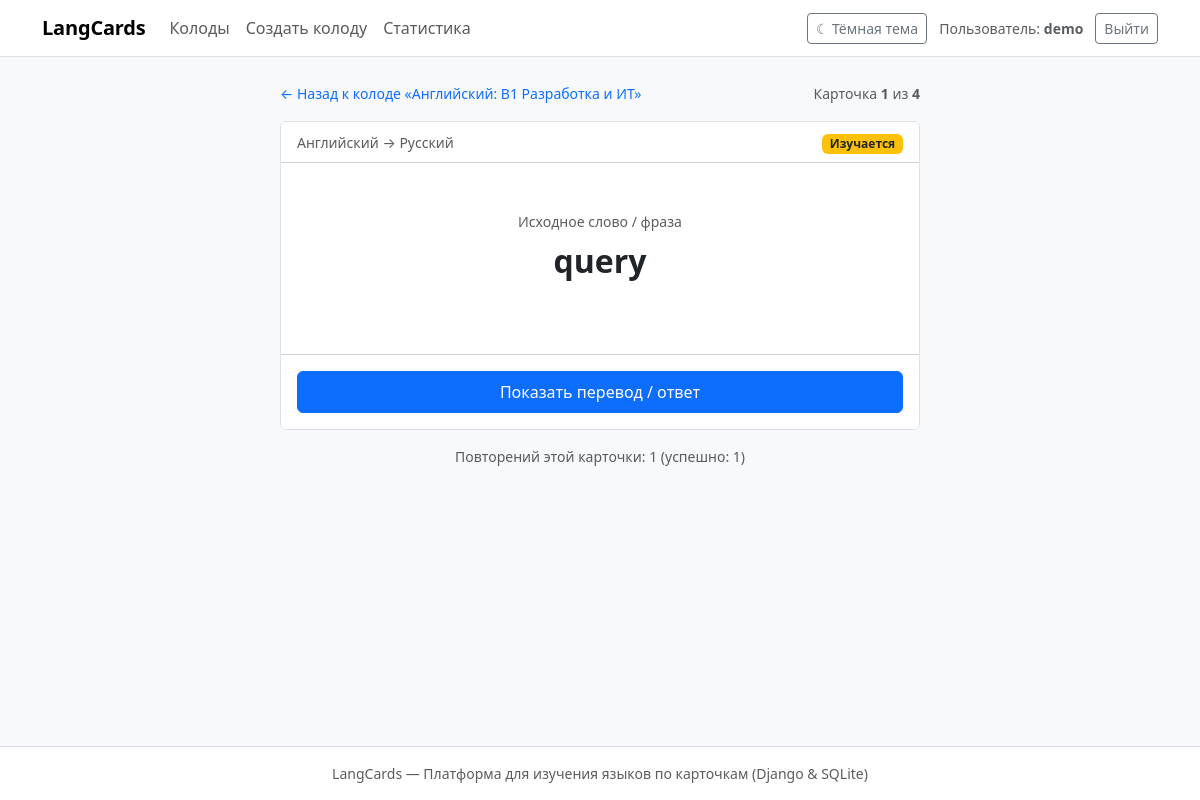
The page /decks/10/study/?restart=1 (signed in) on the database its author committed.
### cards/models.py (models this page shows, shortened)
class Deck(models.Model):
    title = models.CharField('Название колоды', max_length=150)
    source_language = models.CharField('Исходный язык', max_length=60, default='Английский')
    target_language = models.CharField('Изучаемый язык', max_length=60, default='Русский')
    owner = models.ForeignKey(
        settings.AUTH_USER_MODEL,
        on_delete=models.CASCADE,
        related_name='decks',
        verbose_name='Владелец',
    )
    class Meta:
        verbose_name = 'Колода'
        verbose_name_plural = 'Колоды'
        ordering = ['-id']

class Card(models.Model):
    class Status(models.TextChoices):
        NEW = 'new', 'Новое'
        LEARNING = 'learning', 'Изучается'
        LEARNED = 'learned', 'Выучено'
    deck = models.ForeignKey(
        Deck,
        on_delete=models.CASCADE,
        related_name='cards',
        verbose_name='Колода',
    )
    front_text = models.CharField('Исходное слово / фраза', max_length=255)
    back_text = models.CharField('Перевод / толкование', max_length=255)
    example = models.TextField('Контекстный пример', blank=True)
    review_count = models.PositiveIntegerField('Количество повторений', default=0)
    success_count = models.PositiveIntegerField('Правильных ответов', default=0)
    status = models.CharField(
        'Статус',
        max_length=16,
        choices=Status.choices,
        default=Status.NEW,
    )
    last_reviewed_at = models.DateTimeField(
        'Дата последнего повторения',
        null=True,
        blank=True,
    )
    class Meta:
        verbose_name = 'Карточка'
        verbose_name_plural = 'Карточки'
        ordering = ['id']

### cards/views.py (the view, shortened to what this page needs)
# urls.py: path('decks/<int:pk>/study/', views.deck_study_view, name='deck_study'),
@login_required
def deck_study_view(request: HttpRequest, pk: int) -> HttpResponse:
    deck = get_object_or_404(Deck, pk=pk, owner=request.user)
    total_deck_cards = deck.cards.count()
    if total_deck_cards == 0:
        messages.warning(request, 'В этой колоде пока нет карточек. Добавьте хотя бы одну карточку.')
        return redirect('deck_detail', pk=deck.pk)
    queue_key = f'study_queue_{deck.pk}'
    total_key = f'study_total_{deck.pk}'
    stats_key = f'study_stats_{deck.pk}'
    if request.GET.get('restart') == '1' or queue_key not in request.session:
        queue = _init_study_session(request, deck)
    else:
        existing_ids = set(deck.cards.values_list('id', flat=True))
        queue = [cid for cid in request.session.get(queue_key, []) if cid in existing_ids]
        request.session[queue_key] = queue
    current_card_id = queue[0]
    card = get_object_or_404(Card, pk=current_card_id, deck=deck)
    total_in_session = max(request.session.get(total_key, len(queue)), len(queue))
    current_position = total_in_session - len(queue) + 1
    reveal = request.GET.get('reveal') == '1'
    return render(
        request,
        'cards/study.html',
        {
            'deck': deck,
            'card': card,
            'progress': card,
            'reveal': reveal,
            'current_position': current_position,
            'total_in_session': total_in_session,
            'remaining_count': len(queue),
        },
    )

### cards/views.py (called while the page is built)
def _init_study_session(request: HttpRequest, deck: Deck) -> list[int]:
    cards = list(deck.cards.all())
    priority_order = {
        Card.Status.LEARNING: 0,
        Card.Status.NEW: 1,
        Card.Status.LEARNED: 2,
    }
    sorted_cards = sorted(cards, key=lambda c: (priority_order.get(c.status, 1), c.id))
    queue = [c.id for c in sorted_cards]
    request.session[f'study_queue_{deck.pk}'] = queue
    request.session[f'study_total_{deck.pk}'] = len(queue)
    request.session[f'study_stats_{deck.pk}'] = {'remembered': 0, 'forgot': 0}
    request.session.modified = True
    return queue

### templates/cards/study.html (shortened to what this page needs)
{% extends 'base.html' %}
{% block content %}
<div class="study-card">
    <div class="d-flex justify-content-between align-items-center mb-3">
        <div>
            <a href="{% url 'deck_detail' deck.pk %}" class="text-decoration-none small">&larr; Назад к колоде «{{ deck.title }}»</a>
        </div>
        <div class="small text-muted">
            Карточка <strong>{{ current_position }}</strong> из <strong>{{ total_in_session }}</strong>
        </div>
    </div>
    <div class="card bg-white">
        <div class="card-header bg-white d-flex justify-content-between align-items-center py-2">
            <span class="small text-muted">{{ deck.source_language }} &rarr; {{ deck.target_language }}</span>
            <span>
                {% if progress.status == 'learned' %}
                    <span class="badge bg-success">{{ progress.get_status_display }}</span>
                {% elif progress.status == 'learning' %}
                    <span class="badge bg-warning text-dark">{{ progress.get_status_display }}</span>
                {% else %}
                    <span class="badge bg-secondary">{{ progress.get_status_display }}</span>
                {% endif %}
            </span>
        </div>
        <div class="card-body text-center py-5 px-4">
            <div class="text-muted small mb-2">Исходное слово / фраза</div>
            <div class="study-word mb-4">{{ card.front_text }}</div>
        </div>
        <div class="card-footer bg-white p-3">
            {% if not reveal %}
                <a href="{% url 'deck_study' deck.pk %}?reveal=1" class="btn btn-primary w-100 py-2">
                    Показать перевод / ответ
                </a>
            {% endif %}
        </div>
    </div>
    <div class="text-center text-muted small mt-3">
        Повторений этой карточки: {{ progress.review_count }} (успешно: {{ progress.success_count }})
    </div>
</div>
{% endblock %}

### templates/base.html (shortened to what this page needs)
{% load static %}
<!DOCTYPE html>
<html lang="ru" data-bs-theme="light">
<head>
    <link href="https://cdn.jsdelivr.net/npm/bootstrap@5.3.3/dist/css/bootstrap.min.css" rel="stylesheet">
    <link rel="stylesheet" href="{% static 'css/style.css' %}">
</head>
<body class="d-flex flex-column min-vh-100">
    <header class="navbar navbar-expand-lg border-bottom mb-4">
        <div class="container">
            <a class="navbar-brand" href="{% url 'dashboard' %}">LangCards</a>
            <div class="collapse navbar-collapse" id="mainNavbar">
                {% if user.is_authenticated %}
                <ul class="navbar-nav me-auto mb-2 mb-lg-0">
                    <li class="nav-item">
                        <a class="nav-link {% if request.resolver_match.url_name == 'dashboard' %}active fw-semibold{% endif %}" href="{% url 'dashboard' %}">Колоды</a>
                    </li>
                    <li class="nav-item">
                        <a class="nav-link {% if request.resolver_match.url_name == 'deck_create' %}active fw-semibold{% endif %}" href="{% url 'deck_create' %}">Создать колоду</a>
                    </li>
                    <li class="nav-item">
                        <a class="nav-link {% if request.resolver_match.url_name == 'stats' %}active fw-semibold{% endif %}" href="{% url 'stats' %}">Статистика</a>
                    </li>
                </ul>
                <div class="d-flex align-items-center gap-2">
                    <button type="button" id="themeToggleBtn" class="btn btn-outline-secondary btn-sm">
                    </button>
                    <span class="text-muted small mx-1">Пользователь: <strong>{{ user.username }}</strong></span>
                    <form method="post" action="{% url 'logout' %}" class="m-0">
                        <button type="submit" class="btn btn-outline-secondary btn-sm">Выйти</button>
                    </form>
                </div>
                {% endif %}
            </div>
        </div>
    </header>
    <main class="container pb-5 flex-grow-1">
        {% block content %}{% endblock %}
    </main>
    <footer class="border-top py-3 mt-auto">
        <div class="container text-center text-muted small">
            LangCards — Платформа для изучения языков по карточкам (Django &amp; SQLite)
        </div>
    </footer>
</body>
</html>

### static/css/style.css (style rules this page uses)
:root, [data-bs-theme="light"] { --app-bg: #f8f9fa; --surface-bg: #ffffff; --table-head-bg: #f8f9fa; }
body { background-color: var(--app-bg); color: var(--bs-body-color); font-family: system-ui, -apple-system, "Segoe UI", Roboto, "Helvetica Neue", Arial, sans-serif; }
.navbar, footer, .card, .card-header, .card-footer { background-color: var(--surface-bg) !important; }
.navbar-brand { font-weight: 600; letter-spacing: -0.01em; }
.card { border: 1px solid var(--bs-border-color); border-radius: 0.375rem; box-shadow: none; }
.study-card { max-width: 640px; margin: 0 auto; }
.study-word { font-size: 2rem; font-weight: 600; line-height: 1.3; }

### rows shown on the page
Deck: title "Английский: B1 Разработка и ИТ", source_language "Английский", target_language "Русский"
Card: status "Изучается", front_text "query", review_count "1", success_count "1"

### other values the page prints
{{ user.username }} "demo"
{{ current_position }} "1"
{{ total_in_session }} "4"
